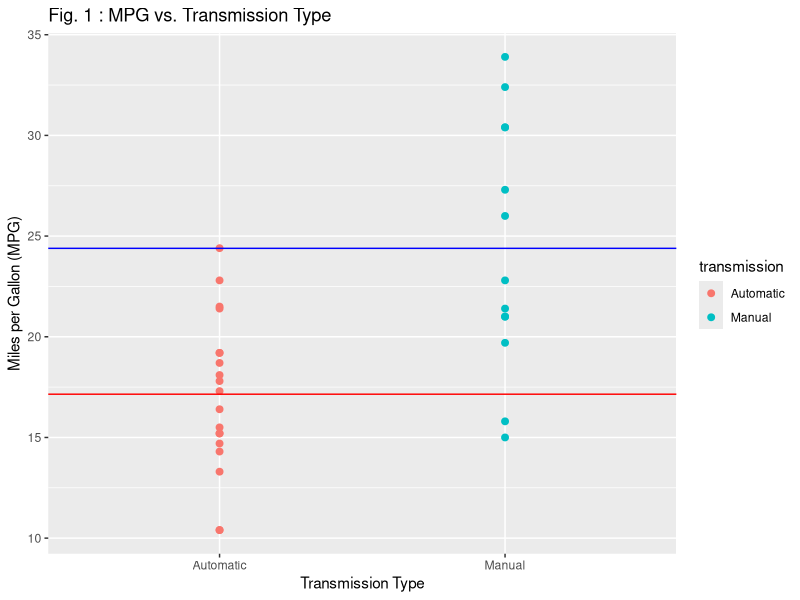
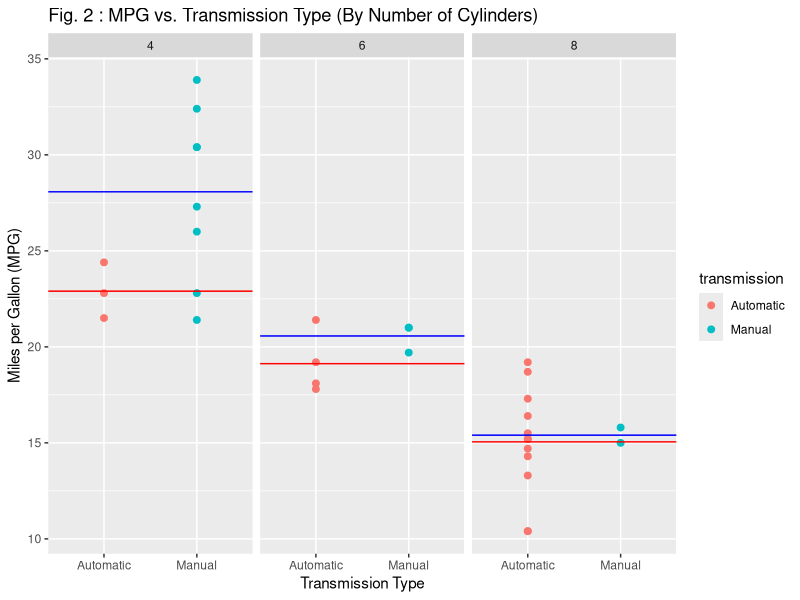
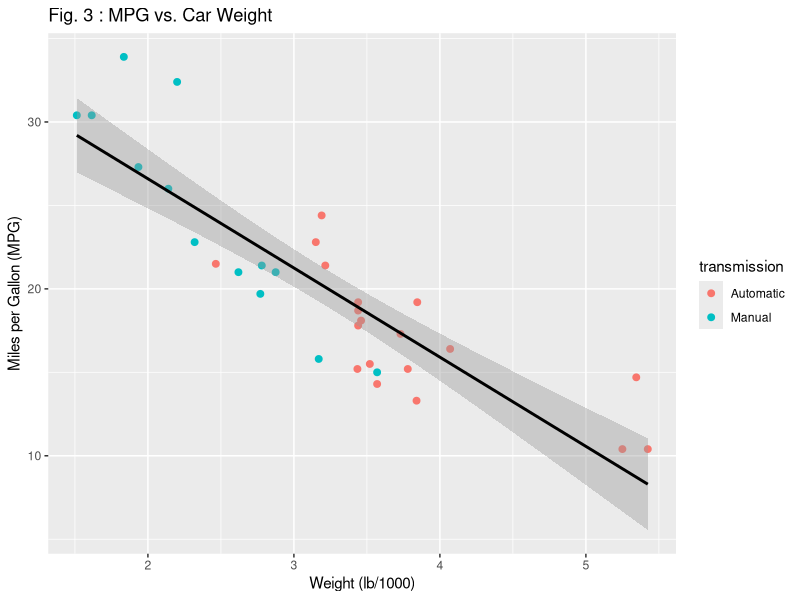
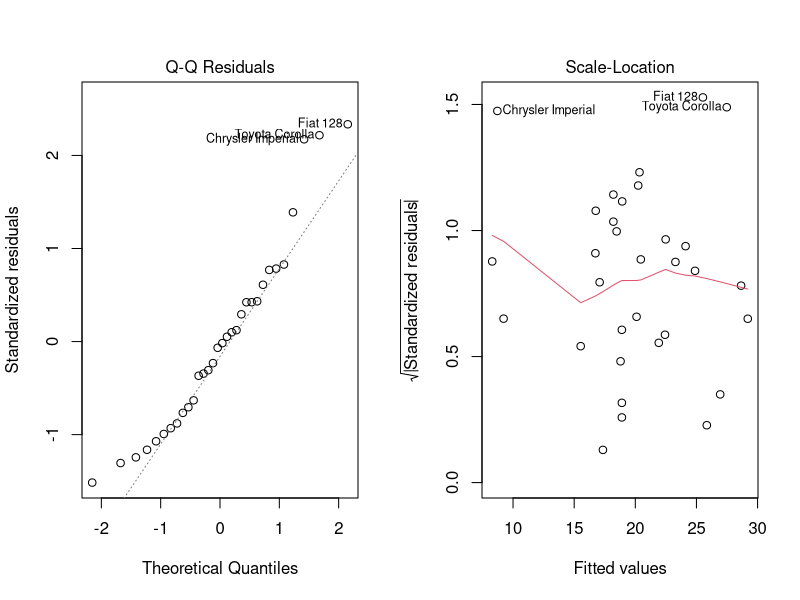

Recreate these plots in R, in order.
## ---- chunk 1
# Load the knitr librabry, and set global options silently.
require(knitr)
#opts_chunk$set(warning=FALSE, message=FALSE, error=TRUE, dev = 'pdf')
opts_chunk$set(warning=FALSE, message=FALSE, error=TRUE)
## ---- chunk 2
# fig_num is used to number figures in the report.
fig_num <- 1
## ---- chunk 3
require(knitr) # To process this R markdown file
require(plyr) # Data manipulation
require(dplyr) # More data manipulation
require(xtable) # Nice table presentation
require(ggplot2) # Plotting
require(datasets)
data(mtcars)
## ---- chunk 4
print(xtable(mtcars[1:5, ], auto=TRUE, caption='R mtcars data set (First 5 records)'), type="latex", comment=F)
## ---- chunk 5
cars <- mtcars %>% mutate(transmission = as.factor(am)) 
cars$transmission <- revalue(cars$transmission, c("0" = "Automatic", "1"="Manual"))
cars_auto <- filter(cars, am == 0)
cars_manual <- filter(cars, am == 1)
cars_small <- filter(cars, cyl <= 4)
cars_small_auto <- filter(cars_small, am == 0)
cars_small_manual <- filter(cars_small, am == 1)
cars_big <- filter(cars, cyl > 4)
cars_big_auto <- filter(cars_big, am == 0)
cars_big_manual <- filter(cars_big, am == 1)
## ---- chunk 6
# fit1 <- lm(mpg ~ transmission, data = cars)
annotations <- data.frame(
    x = c("Automatic", "Manual"), 
    y = c(mean(cars_auto$mpg), mean(cars_manual$mpg)), 
    label = c("Mean MPG for Automatic", "Mean MPG for Manual"))
g1 <- ggplot(data = cars) + 
    aes(x = transmission, y = mpg, color = transmission) + # Use fill = transmission for violin
    geom_point(size = 2) + 
    # geom_violin(colour = "black", size = 1) +
    # geom_smooth(method = "lm", colour = "black") +
    # geom_abline(intercept = summary(fit1)$coef[1,1], slope = summary(fit1)$coef[1,2]) +
    geom_hline(yintercept = mean(cars_auto$mpg), colour="red") +
    geom_hline(yintercept = mean(cars_manual$mpg), colour="blue") +
    labs(x = 'Transmission Type', 
               y = 'Miles per Gallon (MPG)',
               title = paste('Fig.', fig_num, ': MPG vs. Transmission Type'))
    # + geom_text(data = annotations, aes(x = x, y = y, label = label), vjust = -1, size = 4)
g1
fig_num <- fig_num + 1
## ---- chunk 7
auto.means <- data.frame(z = c(
    mean(filter(cars, transmission=="Automatic" & cyl==4)$mpg), 
    mean(filter(cars, transmission=="Automatic" & cyl==6)$mpg), 
    mean(filter(cars, transmission=="Automatic" & cyl==8)$mpg)),
    cyl = c(4, 6, 8))
manual.means <- data.frame(z = c(
    mean(filter(cars, transmission=="Manual" & cyl==4)$mpg), 
    mean(filter(cars, transmission=="Manual" & cyl==6)$mpg), 
    mean(filter(cars, transmission=="Manual" & cyl==8)$mpg)),
    cyl = c(4, 6, 8))
g2 <- ggplot(data = cars) + 
    aes(x = transmission, y = mpg, color = transmission) +             
    geom_point(size = 2) +          
    geom_hline(data = auto.means, aes(yintercept=z), colour="red") +
    geom_hline(data = manual.means, aes(yintercept=z), colour="blue") +    
    facet_grid(~ cyl) +
    labs(x = 'Transmission Type', 
               y = 'Miles per Gallon (MPG)',
               title = paste('Fig.', fig_num, ': MPG vs. Transmission Type (By Number of Cylinders)'))
g2
fig_num <- fig_num + 1
## ---- chunk 8
g3 <- ggplot(data = cars) +
    aes(x = wt, y = mpg, color = transmission) +
    geom_point(size = 2) +
    geom_smooth(method = "lm", colour = "black") +
    labs(x = 'Weight (lb/1000)', 
               y = 'Miles per Gallon (MPG)',
               title = paste('Fig.', fig_num, ': MPG vs. Car Weight'))
g3
fig_num <- fig_num + 1
## ---- chunk 9
mpg.cors.df <- as.data.frame((sapply(names(mtcars)[-1], function(variable) { cor(mtcars$mpg, mtcars[variable])})))
names(mpg.cors.df) <- 'correlation'
mpg.cors.df$abs_correlation <- abs(mpg.cors.df$correlation)
mpg.cors.df <- add_rownames(mpg.cors.df, "VALUE")
names(mpg.cors.df)[1] <- 'predictor'
mpg.cors.df <- arrange(mpg.cors.df, desc(abs_correlation))
print(xtable(mpg.cors.df, auto=TRUE, caption='MPG-to-Predictor Correlation (Descending absolute value)'), type="latex", comment=F)
## ---- chunk 10
predictors <- names(mtcars)[2:length(names(mtcars))]
models <- list(
    lm(mpg ~ cyl, data = mtcars),
    lm(mpg ~ disp, data = mtcars),
    lm(mpg ~ hp, data = mtcars),
    lm(mpg ~ drat, data = mtcars),
    lm(mpg ~ wt, data = mtcars),
    lm(mpg ~ qsec, data = mtcars),
    lm(mpg ~ vs, data = mtcars),
    lm(mpg ~ am, data = mtcars),
    lm(mpg ~ gear, data = mtcars),
    lm(mpg ~ gear, data = mtcars))
models.df <- data.frame(
    Predictor = predictors,
    # pvalue = sapply(models, function(model) { summary(model)$coef[2,4]}),
    R.Squared = sapply(models, function(model) { summary(model)$r.squared})
    )
models.rs.sorted.desc <- arrange(models.df, desc(R.Squared))
print(xtable(models.rs.sorted.desc, auto=TRUE, caption='Sorted (Descending) R.Squared for mpg vs. single predictor models'), type="latex", comment=F)
## ---- chunk 11
model0 <- lm(mpg ~ ., data = mtcars)
model0_coef_df = as.data.frame(summary(model0)$coef) %>% mutate(Accept = ifelse(`Pr(>|t|)` < 0.05, "True", "False"))
print(xtable(model0_coef_df, auto=TRUE, caption='Model 0: mpg vs All Variables'), type="latex", comment=F)
## ---- chunk 12
fit1 <- lm(mpg ~ wt, data = mtcars)
fit2 <- lm(mpg ~ wt + cyl, data = mtcars)
anova(fit1, fit2)

fit3 <- lm(mpg ~ wt + cyl + disp, data = mtcars)
anova(fit1, fit2, fit3)

fit3 <- lm(mpg ~ wt + cyl + hp, data = mtcars)
anova(fit1, fit2, fit3)

fit3 <- lm(mpg ~ wt + cyl + drat, data = mtcars)
anova(fit1, fit2, fit3)

fit3 <- lm(mpg ~ wt + cyl + vs, data = mtcars)
anova(fit1, fit2, fit3)

fit3 <- lm(mpg ~ wt + cyl + am, data = mtcars)
anova(fit1, fit2, fit3)

fit3 <- lm(mpg ~ wt + cyl + gear, data = mtcars)
anova(fit1, fit2, fit3)

fit3 <- lm(mpg ~ wt + cyl + carb, data = mtcars)
anova(fit1, fit2, fit3)

fit3 <- lm(mpg ~ wt + cyl + qsec, data = mtcars)
anova(fit1, fit2, fit3)

## ---- chunk 13
cars <- mutate(cars, wtt = wt * 0.5, wttc = wtt - mean(wtt))
#cars <- add_rownames(cars, "VALUE")
#names(cars)[1] <- "car"
model1 <- lm(mpg ~ wttc, data = cars)
model1_coef_df = as.data.frame(summary(model1)$coef) %>% mutate(Accept = ifelse(`Pr(>|t|)` < 0.05, "True", "False"))
row.names(model1_coef_df) <- c("Intercept", "Weight")
print(xtable(model1_coef_df, auto=TRUE, caption='Model 1 Coefficients For Weight (Centered)'), type="latex", comment=F)
## ---- chunk 14
par(mfrow = c(1, 2))
plot(model1, which = 2)
plot(model1, which = 3)
## ---- chunk 15
model2 <- update(model1, mpg ~ wttc + factor(cyl))
model2_coef_df = as.data.frame(summary(model2)$coef) %>% mutate(Accept = ifelse(`Pr(>|t|)` < 0.05, "True", "False"))
row.names(model2_coef_df) <- c("Intercept", "Weight (4-cyl)", "Weight (6-cyl)", "Weight (8-cyl)")
print(xtable(model2_coef_df, auto=TRUE, caption='Model 2 Coefficients for Weight (Centered) + Number of Cylinders Factor'), type="latex", comment=F)
anova1_2 <- anova(model1, model2)
## ---- chunk 16
model3 <- update(model2, mpg ~ wttc + factor(cyl) + factor(transmission))
model3_coef_df = as.data.frame(summary(model3)$coef) %>% mutate(Accept = ifelse(`Pr(>|t|)` < 0.05, "True", "False"))
row.names(model3_coef_df) <- c("Intercept", "Weight (4-cyl)", "Weight (6-cyl)", "Weight (8-cyl)", "Manual")
print(xtable(model3_coef_df, auto=TRUE, caption='Model 3 Coefficients for Weight (Centered) and Number of Cylinders and Transmission Type Factors'), type="latex", comment=F)
## ---- chunk 17
anova(model2, model3)
